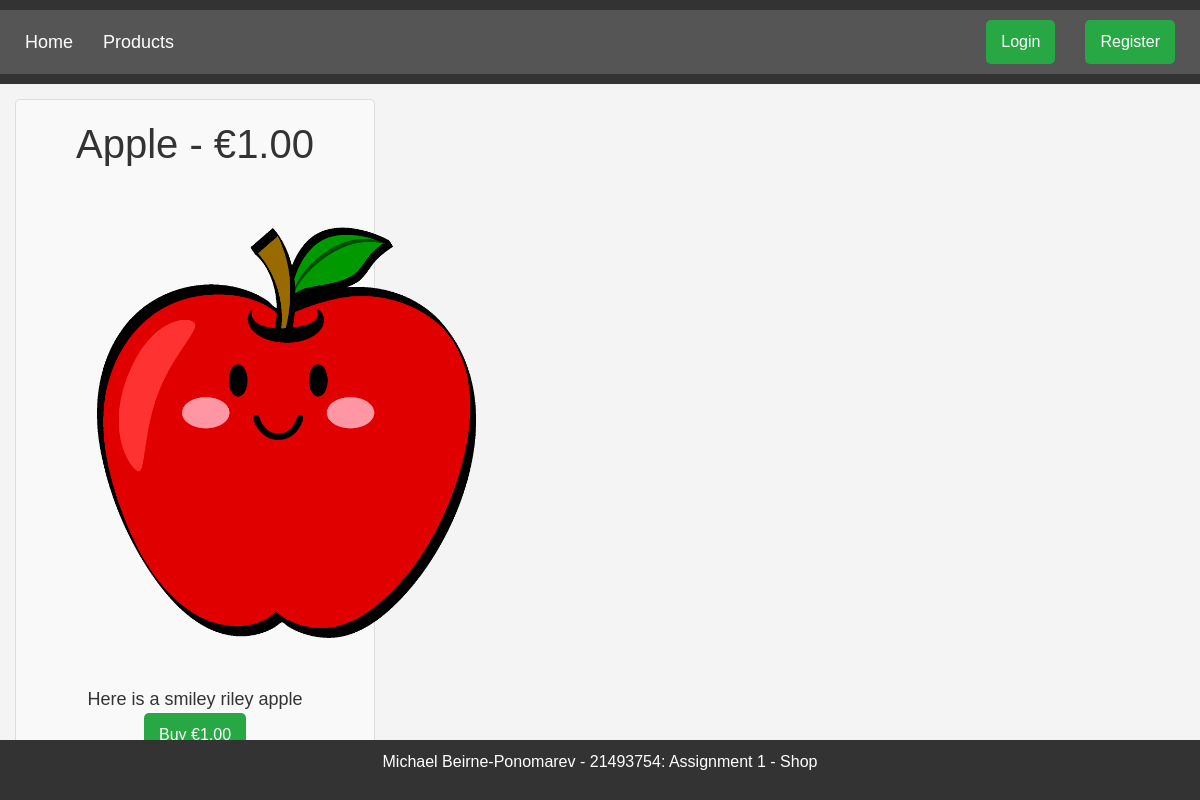
Page /products/2/ on the earlier database version.
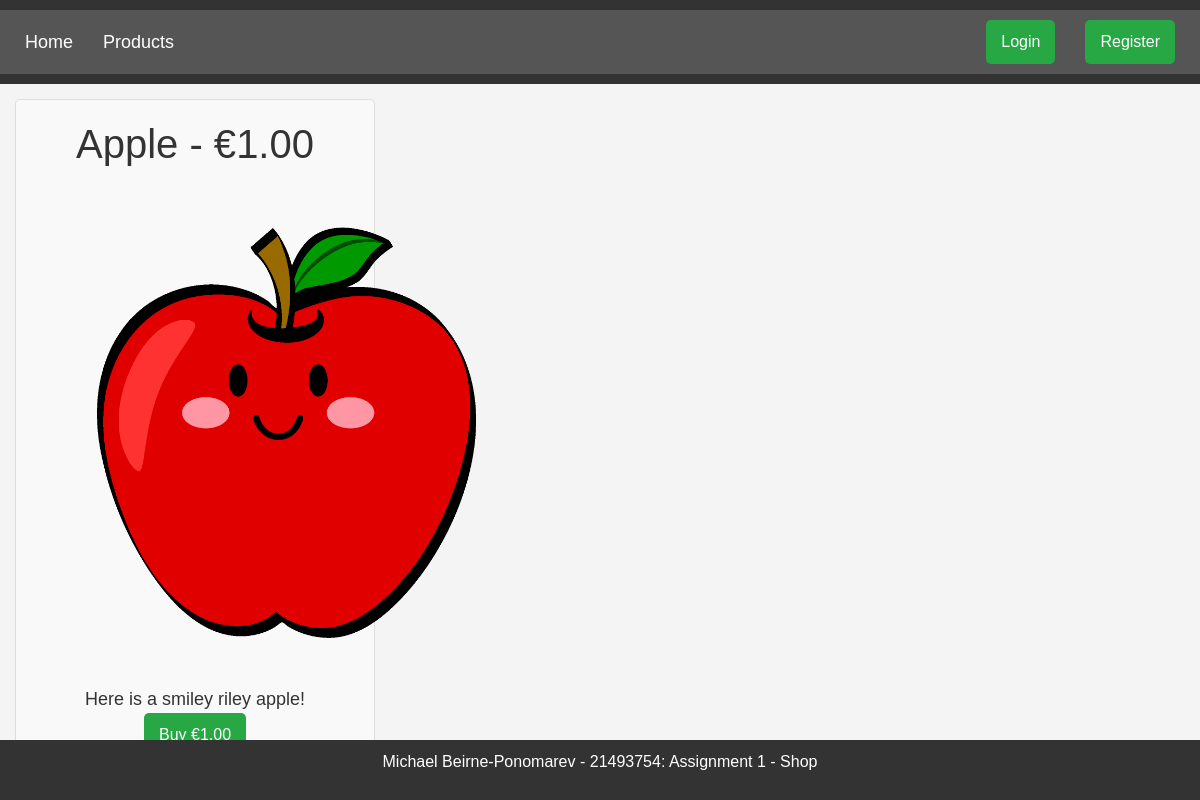
Same page on the later database version.
### mikeshop/models.py (models this page shows)
class Product(models.Model):
    id = models.AutoField(primary_key=True)
    name = models.CharField(max_length=200, null=False)
    description = models.TextField(null = False)
    price = models.DecimalField(max_digits=6, decimal_places=2, default=0.0)
    product_image = models.FileField(upload_to='products')

### mikeshop/views.py (the view)
# urls.py: path('products/<int:prodid>/', views.product_individual, name="individual_product" ),
def product_individual(request, prodid):
    product = Product.objects.get(id=prodid)
    return render(request, 'individual_products.html', {'product':product})

### mikeshop/templates/individual_products.html (shortened to what this page needs)
{% extends 'base.html' %}
{% block content %}
<div class="product-box">
<h1>{{product.name}} - €{{product.price}}</h1>
<img src="{{ product.product_image.url }}" alt="{{ p.name }}" class="product-image">
<p>
    {{product.description}}
    <a href="/addbasket/{{product.id}}" class="btn btn-primary">Buy €{{product.price}}</a>
</p>
</div>
{% endblock %}

Differences in the rows shown:
changed Product "Apple": description "Here is a smiley riley apple" → "Here is a smiley riley apple!"
